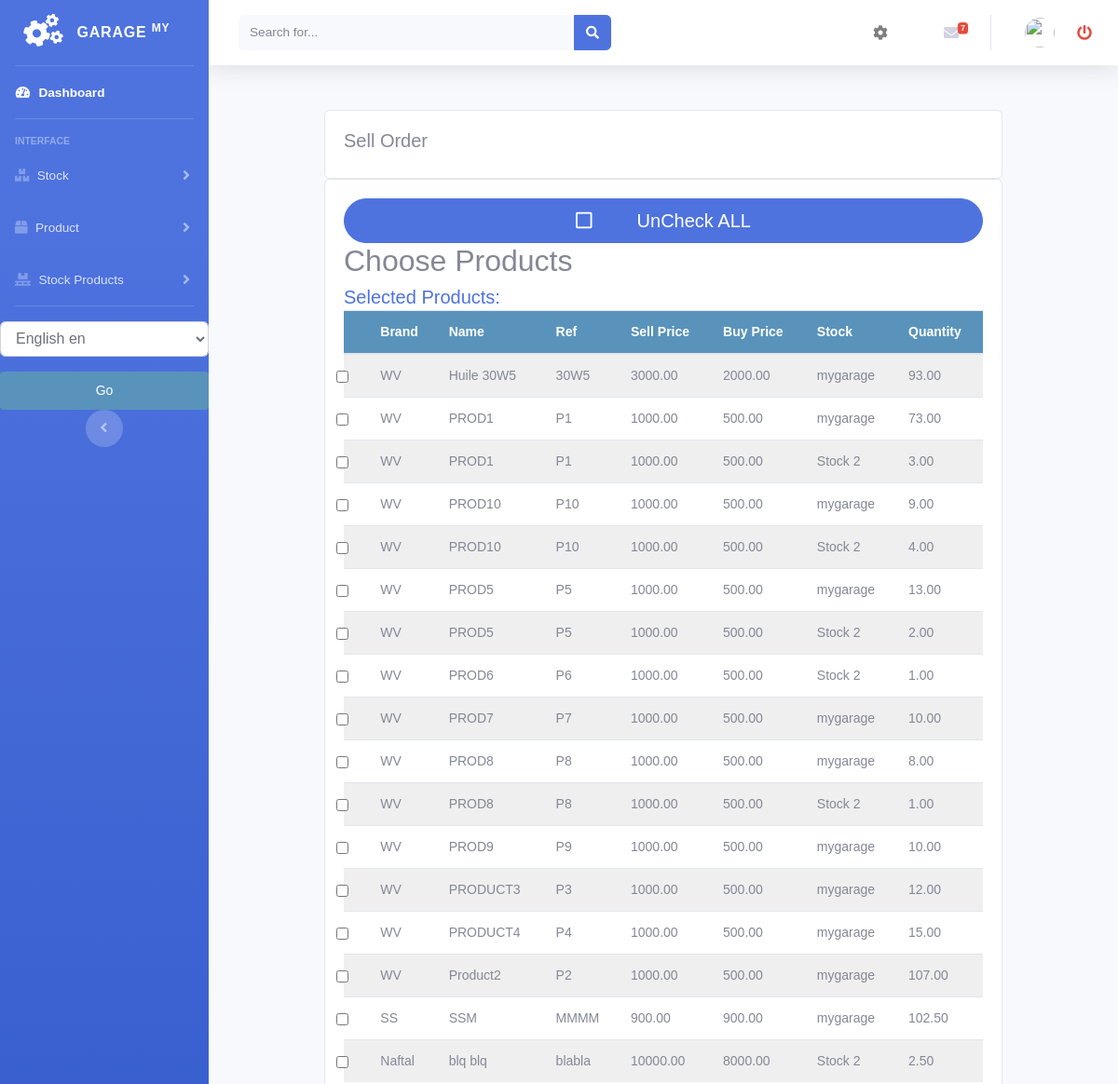
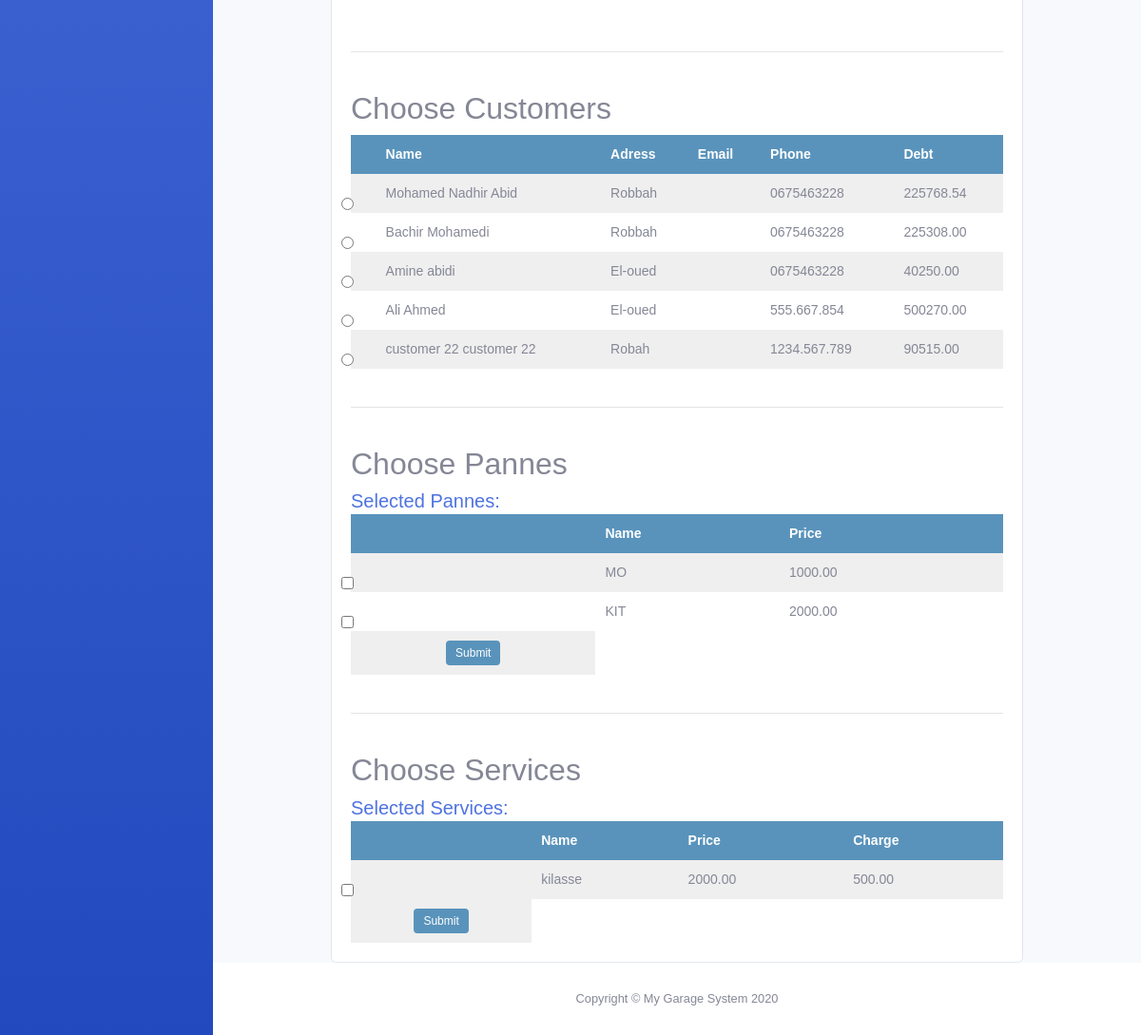
Before: /stock/order_stockproduct_list with the older database file (2 pictures, top to bottom).
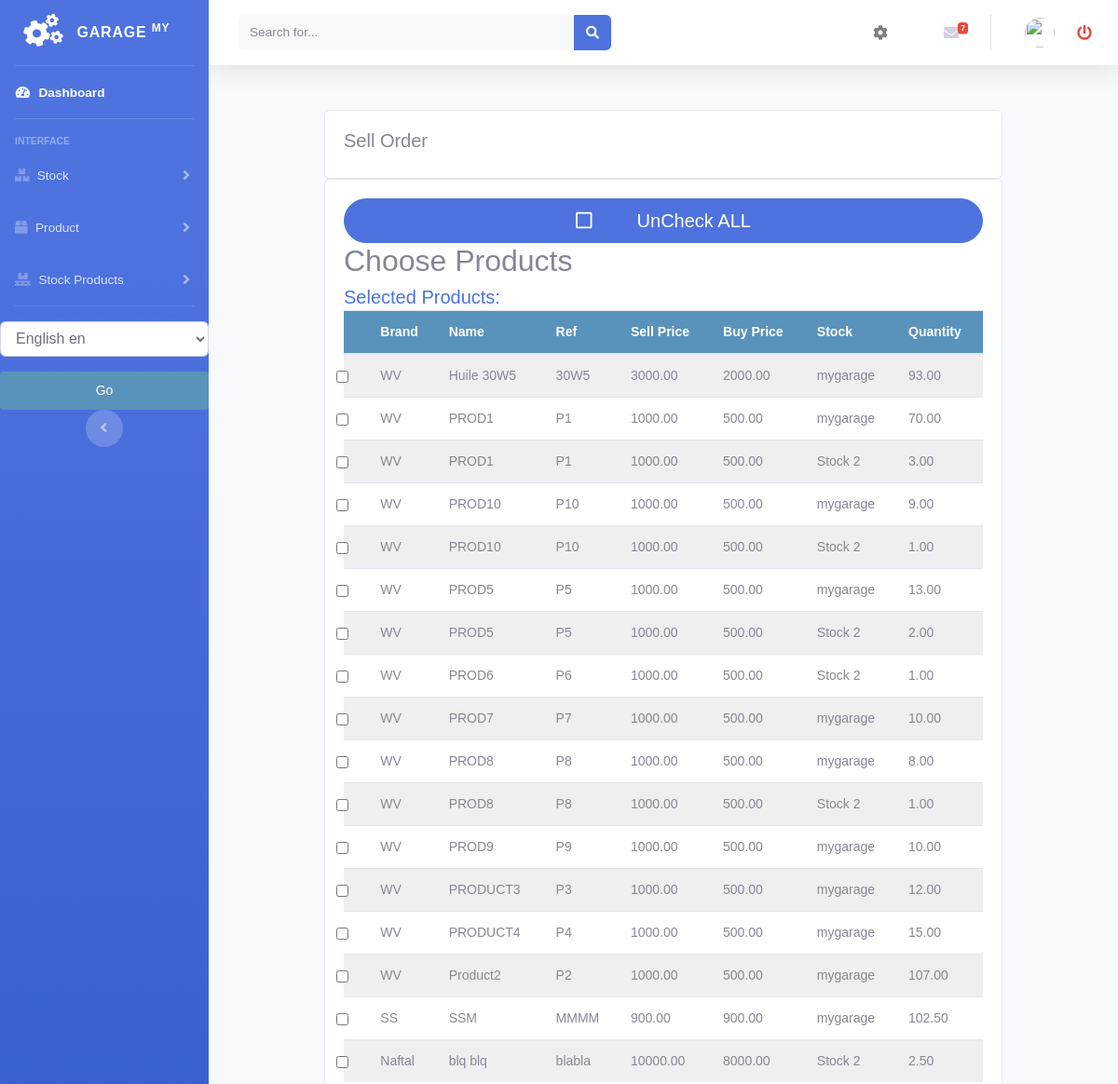
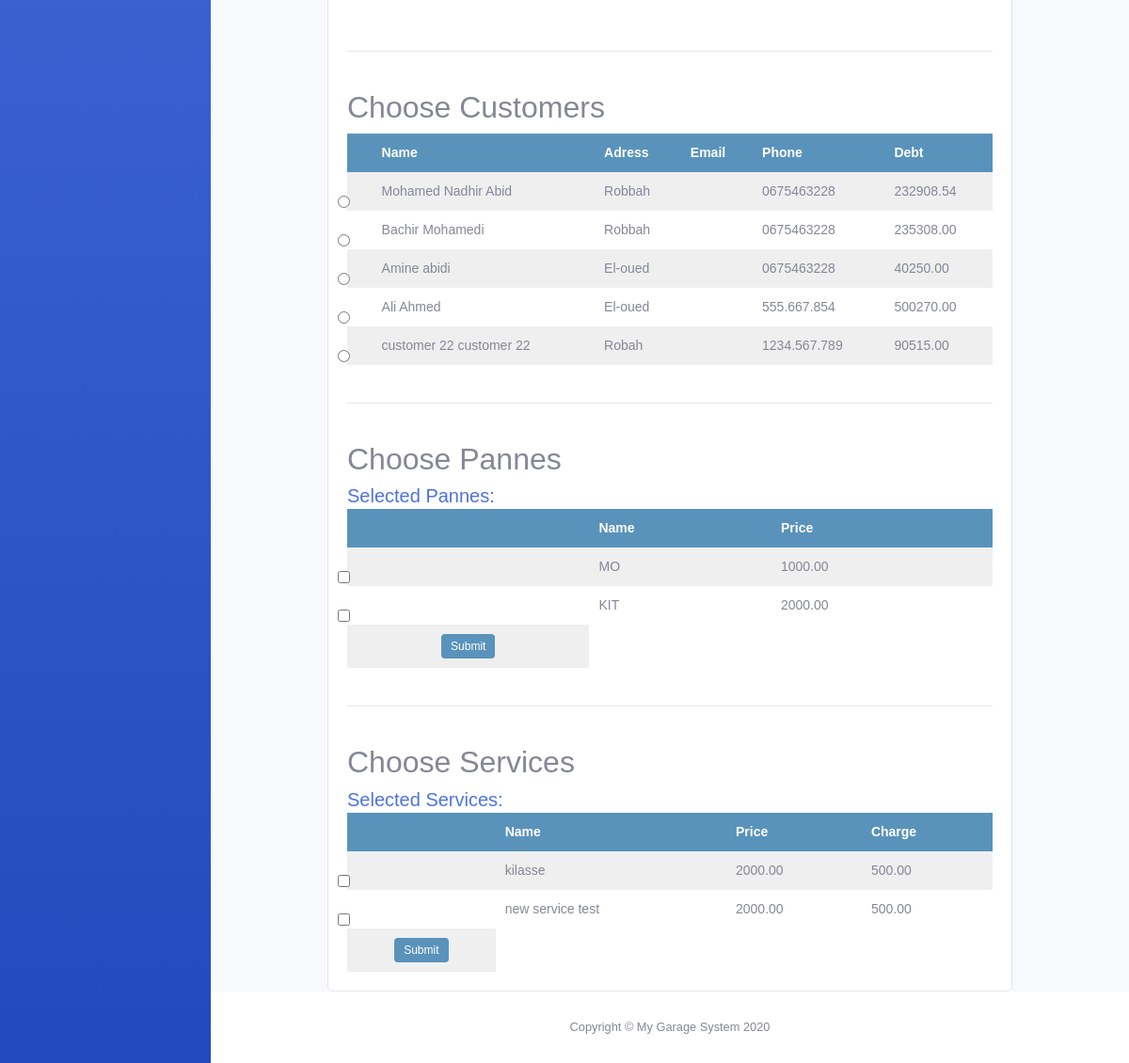
After: the same page with the newer database file (2 pictures, top to bottom).
### stock/models.py (models this page shows, shortened)
class StockProduct(models.Model):
    product = models.ForeignKey(Product, null=True, on_delete=models.CASCADE)
    quantity = models.DecimalField(max_digits=10, decimal_places=2, default=0)
    stock = models.ForeignKey(Stock, null=True, on_delete=models.CASCADE)
    class Meta:
        ordering = ('product',)
        verbose_name = 'stockproduct'
        verbose_name_plural = 'stockproducts'

class Stock(models.Model):
    name = models.CharField(max_length=250, null=True)
    class Meta:
        ordering = ('name',)
        verbose_name = 'stock'
        verbose_name_plural = 'stocks'
    def __str__(self):
        return self.name

### product/models.py (models this page shows, shortened)
class Product(models.Model):
    brand = models.CharField(max_length=250, null=True)
    name = models.CharField(max_length=250, null=True)
    ref = models.CharField(max_length=250, null=True)
    desc = models.CharField(max_length=250, null=True, blank=True)
    image = models.ImageField(upload_to='products/%Y/%m/%d', blank=True, )
    buyprice = models.DecimalField(max_digits=10, null=True, decimal_places=2, default=0)
    sellprice = models.DecimalField(max_digits=10, null=True, decimal_places=2, default=0)
    alert_quantity = models.PositiveIntegerField(default=1, blank=True, null=True)
    stock = models.ForeignKey('stock.Stock', blank=False, null=False, on_delete=models.CASCADE, default=1)
    class Meta:
        ordering = ('name',)
        verbose_name = 'product'
        verbose_name_plural = 'products'

### customer/models.py (models this page shows, shortened)
class Customer(models.Model):
    firstname = models.CharField(max_length=250, null=True)
    lastname = models.CharField(max_length=250, null=True)
    address = models.CharField(max_length=200, null=True)
    phone = models.CharField(max_length=200, null=True)
    date_created = models.DateTimeField(auto_now_add=True, null=True)
    date_updated = models.DateTimeField(auto_now=True)
    date_joined = models.DateField(null=True)
    enterprise = models.BooleanField(default=False)
    debt = models.DecimalField(max_digits=10, decimal_places=2, null=True, default=0)

### rdv/models.py (models this page shows)
class Panne(models.Model):
    desc = models.TextField(null=True, blank=True)
    price = models.DecimalField(max_digits=10, decimal_places=2)

### services/models.py (models this page shows, shortened)
class Service(models.Model):
    name = models.CharField(max_length=200, null=True)
    price = models.DecimalField(max_digits=10, decimal_places=2)
    charge = models.DecimalField(max_digits=10, decimal_places=2)
    provider = models.ForeignKey(ServiceProvider, on_delete=models.DO_NOTHING, null=True)
    created = models.DateTimeField(auto_now_add=True)
    updated = models.DateTimeField(auto_now=True)

### stock/views.py (the view, shortened to what this page needs)
# urls.py: path('order_stockproduct_list', views.order_stockproduct_list, name='order_stockproduct_list'),
def order_stockproduct_list(request):
    stockproducts = StockProduct.objects.all().filter(quantity__gt=0)
    customers = Customer.objects.all()
    pannes = Panne.objects.all()
    services = Service.objects.all()
    context = {
        'customers': customers,
        'stockproducts': stockproducts,
        'pannes': pannes,
        "services": services,
    }
    return render(request, 'stockproduct/order_list_stockproduct.html', context)

### accounts/templatetags/erpextra.py (called while the page is built)
@register.filter(name='has_group')
def has_group(user, group_name):
    group = Group.objects.get(name=group_name)
    return True if group in user.groups.all() else False

### stock/templates/stockproduct/order_list_stockproduct.html (shortened to what the changed rows need)
{% extends 'home.html' %}
{% load static %}
{% load i18n %}
{% block content %}
<br>
<div class="container">
    <div class="row">
        <div class="col-md">
            <div class="card card-body">
                <form id="order-form" action="" method="post">
                    <h2>{% trans "Choose Products" %}</h2>
                    <table id="table_id" class=" table display text-center">
                        <thead>
                            <tr>
                                <th><label class="form-check-label" for="{{prod.id}}"></label></th>
                                <th>{% trans "Brand" %}</th>
                                <th>{% trans "Name" %}</th>
                                <th>{% trans "Ref" %}</th>
                                <th>{% trans "Sell Price" %}</th>
                                <th>{% trans "Buy Price" %}</th>
                                <th>{% trans "Stock" %}</th>
                                <th>{% trans "Quantity" %}</th>
                            </tr>
                        </thead>
                        <tbody>
                            {% for prod in stockproducts %}
                            <tr class="row{% cycle '1' '2' %}">
                                <td>
                                    <input onclick="count_products(this.id)" class="form-check-input product-input" type="checkbox" value="{{prod.id}}"
                                        id="{{prod.id}}" name="products">
                                </td>
                                <td>
                                    {{prod.product.brand}}
                                </td>
                                <td>
                                    {{prod.product.name}}
                                </td>
                                <td>
                                    {{prod.product.ref}}
                                </td>
                                <td>
                                    {{prod.product.sellprice}}
                                </td>
                                <td>
                                    {{prod.product.buyprice}}
                                </td>
                                <td>
                                    {{prod.stock}}
                                </td>
                                <td>
                                    {{prod.quantity}}
                                </td>
                            </tr>
                            {% endfor %}
                        </tbody>
                    </table>
                    <br>
                    <br>
                    <h2>{% trans "Choose Customers" %}</h2>
                    <table id="table_customer" class="display text-center">
                        <thead>
                            <tr>
                                <th></th>
                                <th>{% trans "Name" %}</th>
                                <th>{% trans "Adress" %}</th>
                                <th>{% trans "Email" %}</th>
                                <th>{% trans "Phone" %}</th>
                                <th>{% trans "Debt" %}</th>
                            </tr>
                        </thead>
                        <tbody>
                            {% for customer in customers %}
                            <tr>
                                <td>
                                    <input class="form-check-input" type="radio" value="{{customer.id}}"
                                        id="{{customer.id}}" name="customers">
                                </td>
                                <td>
                                    {{customer.firstname}}
                                    {{customer.lastname}}
                                </td>
                                <td>
                                    {{customer.address}}
                                </td>
                                <td>
                                </td>
                                <td>
                                    {{customer.phone}}
                                </td>
                                <td>
                                    {{customer.debt}}
                                </td>
                            </tr>
                            {% endfor %}
                        </tbody>
                    </table>
                    <br>
                    <br>
                    <h2>{% trans "Choose Pannes" %}</h2>
                    <table id="table_panne" class="display text-center">
                        <thead>
                            <tr>
                                <th></th>
                                <th>{% trans "Name" %}</th>
                                <th>{% trans "Price" %}</th>
                            </tr>
                        </thead>
                        <tbody>
                            {% for panne in pannes %}
                            <tr class="row{% cycle '1' '2' %}">
                                <td>
                                    <input onclick="count_pannes(this.id)" class="form-check-input panne-input"
                                        type="checkbox" value="{{panne.id}}" id="{{panne.id}}" name="pannes">
                                </td>
                                <td>
                                    {{panne.desc}}
                                </td>
                                <td>
                                    {{panne.price}}
                                </td>
                            </tr>
                            {% endfor %}
                        </tbody>
                    </table>
                    <br>
                    <br>
                    <h2>{% trans "Choose Services" %}</h2>
                    <table id="table_service" class="display text-center">
                        <thead>
                            <tr>
                                <th></th>
                                <th>{% trans "Name" %}</th>
                                <th>{% trans "Price" %}</th>
                                <th>{% trans "Charge" %}</th>
                            </tr>
                        </thead>
                        <tbody>
                            {% for service in services %}
                            <tr class="row{% cycle '1' '2' %}">
                                <td>
                                    <input onclick="count_services(this.id)" class="form-check-input service-input" type="checkbox" value="{{service.id}}"
                                        id="{{service.id}}" name="services">
                                </td>
                                <td>
                                    {{service.name}}
                                </td>
                                <td>
                                    {{service.price}}
                                </td>
                                <td>
                                    {{service.charge}}
                                </td>
                            </tr>
                            {% endfor %}
                        </tbody>
                    </table>
                </form>
            </div>
        </div>
    </div>
</div>
{% endblock %}
{% block jsscript %}
<link rel="stylesheet" href="https://ajax.googleapis.com/ajax/libs/jqueryui/1.12.1/themes/smoothness/jquery-ui.css">
<link rel="stylesheet" href="https://cdnjs.cloudflare.com/ajax/libs/chosen/1.8.7/chosen.min.css" />
<link rel="stylesheet" type="text/css" href="https://cdn.datatables.net/1.10.22/css/jquery.dataTables.css">
{% endblock %}

Changed rows visible on the page:
changed StockProduct (number 2 of 17 on the later page): quantity "73.00" → "70.00"
changed StockProduct (number 5 of 17 on the later page): quantity "4.00" → "1.00"
changed Customer "Mohamed Nadhir": debt "225768.54" → "232908.54"
changed Customer "Bachir": debt "225308.00" → "235308.00"
added Service: name "new service test", price "2000.00", charge "500.00"
